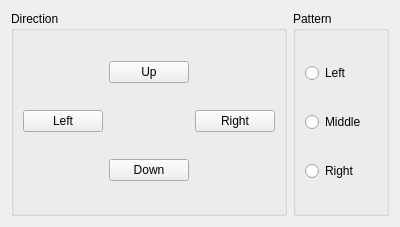
<?xml version="1.0" encoding="UTF-8"?>
<ui version="4.0">
 <class>PickerCharsetWidget</class>
 <widget class="QWidget" name="PickerCharsetWidget">
  <property name="geometry">
   <rect>
    <x>0</x>
    <y>0</y>
    <width>400</width>
    <height>227</height>
   </rect>
  </property>
  <property name="sizePolicy">
   <sizepolicy hsizetype="Fixed" vsizetype="Fixed">
    <horstretch>0</horstretch>
    <verstretch>0</verstretch>
   </sizepolicy>
  </property>
  <property name="windowTitle">
   <string>Form</string>
  </property>
  <layout class="QHBoxLayout" name="horizontalLayout">
   <item>
    <widget class="QGroupBox" name="directionGroupBox">
     <property name="sizePolicy">
      <sizepolicy hsizetype="Preferred" vsizetype="Minimum">
       <horstretch>0</horstretch>
       <verstretch>0</verstretch>
      </sizepolicy>
     </property>
     <property name="title">
      <string>Direction</string>
     </property>
     <layout class="QGridLayout" name="gridLayout">
      <item row="1" column="2">
       <widget class="QPushButton" name="directionRightButton">
        <property name="text">
         <string>Right</string>
        </property>
        <property name="checkable">
         <bool>true</bool>
        </property>
        <property name="autoExclusive">
         <bool>true</bool>
        </property>
       </widget>
      </item>
      <item row="1" column="0">
       <widget class="QPushButton" name="directionLeftButton">
        <property name="text">
         <string>Left</string>
        </property>
        <property name="checkable">
         <bool>true</bool>
        </property>
        <property name="autoExclusive">
         <bool>true</bool>
        </property>
       </widget>
      </item>
      <item row="0" column="2">
       <spacer name="spacer2">
        <property name="orientation">
         <enum>Qt::Orientation::Horizontal</enum>
        </property>
        <property name="sizeType">
         <enum>QSizePolicy::Policy::Minimum</enum>
        </property>
        <property name="sizeHint" stdset="0">
         <size>
          <width>40</width>
          <height>20</height>
         </size>
        </property>
       </spacer>
      </item>
      <item row="1" column="1">
       <spacer name="spacer3">
        <property name="orientation">
         <enum>Qt::Orientation::Horizontal</enum>
        </property>
        <property name="sizeType">
         <enum>QSizePolicy::Policy::Minimum</enum>
        </property>
        <property name="sizeHint" stdset="0">
         <size>
          <width>40</width>
          <height>20</height>
         </size>
        </property>
       </spacer>
      </item>
      <item row="0" column="1">
       <widget class="QPushButton" name="directionUpButton">
        <property name="text">
         <string>Up</string>
        </property>
        <property name="checkable">
         <bool>true</bool>
        </property>
        <property name="checked">
         <bool>false</bool>
        </property>
        <property name="autoExclusive">
         <bool>true</bool>
        </property>
       </widget>
      </item>
      <item row="0" column="0">
       <spacer name="spacer1">
        <property name="orientation">
         <enum>Qt::Orientation::Horizontal</enum>
        </property>
        <property name="sizeType">
         <enum>QSizePolicy::Policy::Minimum</enum>
        </property>
        <property name="sizeHint" stdset="0">
         <size>
          <width>40</width>
          <height>20</height>
         </size>
        </property>
       </spacer>
      </item>
      <item row="2" column="1">
       <widget class="QPushButton" name="directionDownButton">
        <property name="text">
         <string>Down</string>
        </property>
        <property name="checkable">
         <bool>true</bool>
        </property>
        <property name="autoExclusive">
         <bool>true</bool>
        </property>
       </widget>
      </item>
      <item row="2" column="0">
       <spacer name="spacer4">
        <property name="orientation">
         <enum>Qt::Orientation::Horizontal</enum>
        </property>
        <property name="sizeType">
         <enum>QSizePolicy::Policy::Minimum</enum>
        </property>
        <property name="sizeHint" stdset="0">
         <size>
          <width>40</width>
          <height>20</height>
         </size>
        </property>
       </spacer>
      </item>
      <item row="2" column="2">
       <spacer name="spacer5">
        <property name="orientation">
         <enum>Qt::Orientation::Horizontal</enum>
        </property>
        <property name="sizeType">
         <enum>QSizePolicy::Policy::Minimum</enum>
        </property>
        <property name="sizeHint" stdset="0">
         <size>
          <width>40</width>
          <height>20</height>
         </size>
        </property>
       </spacer>
      </item>
     </layout>
    </widget>
   </item>
   <item>
    <widget class="QGroupBox" name="patternGroupBox">
     <property name="title">
      <string>Pattern</string>
     </property>
     <property name="flat">
      <bool>false</bool>
     </property>
     <layout class="QVBoxLayout" name="verticalLayout">
      <item>
       <widget class="QRadioButton" name="patternLeftButton">
        <property name="text">
         <string>Left</string>
        </property>
       </widget>
      </item>
      <item>
       <widget class="QRadioButton" name="patternMiddleButton">
        <property name="text">
         <string>Middle</string>
        </property>
       </widget>
      </item>
      <item>
       <widget class="QRadioButton" name="patternRightButton">
        <property name="text">
         <string>Right</string>
        </property>
       </widget>
      </item>
     </layout>
    </widget>
   </item>
  </layout>
 </widget>
 <resources/>
 <connections/>
</ui>
